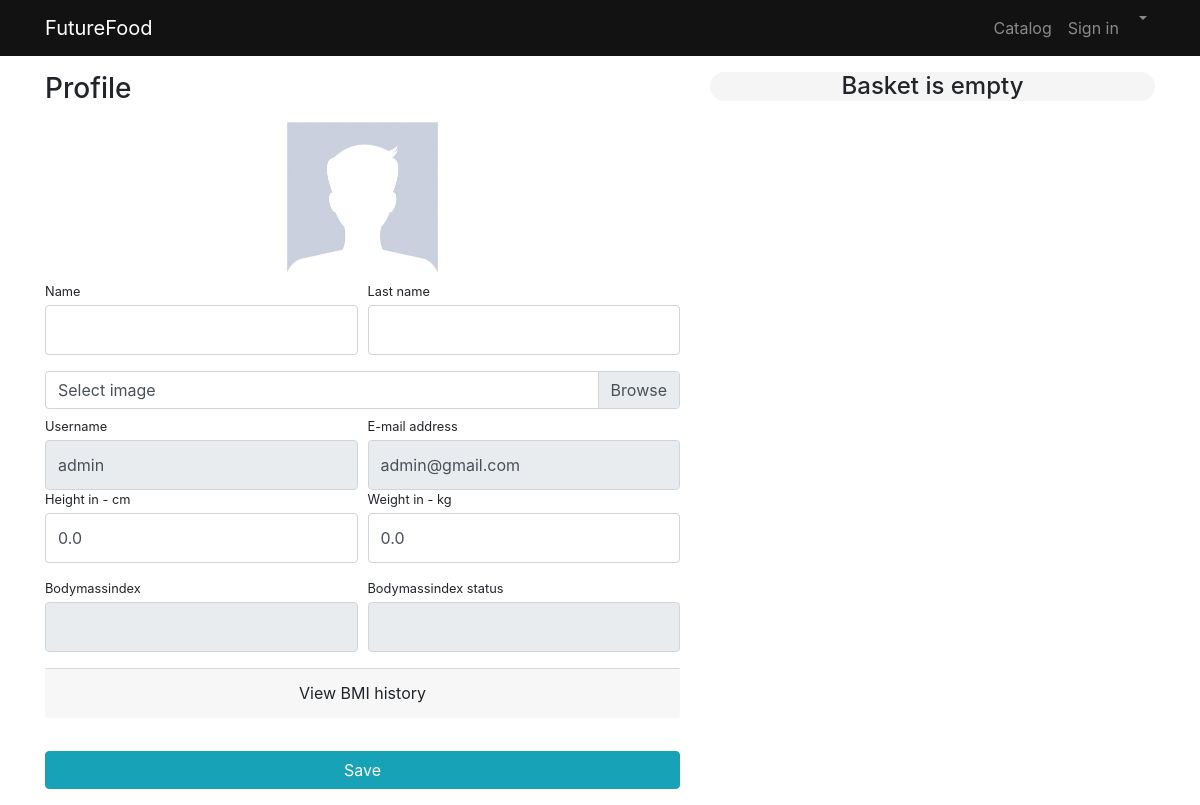
/users/profile/ (signed in), run on the app's committed database.
### users/models.py (models this page shows, shortened)
class User(AbstractUser):
    GENDERS = (
        ('m', 'Man'),
        ('w', 'Woman'),
        ('unknow', "I don't know")
    )
    gender = models.CharField('Sex', max_length=41,  choices=GENDERS, default='')
    image = models.ImageField(upload_to='users_images', null=True, blank=True)
    height = models.FloatField('height', default=0)
    weight = models.FloatField('weight', default=0)
    bmi = models.FloatField(null=True, blank=True)
    bmi_status = models.CharField(max_length=20, null=True, blank=True)
    bmi_history = models.JSONField(null=True, blank=True)
    weight_difference = models.CharField(max_length=100, null=True, blank=True)
    height_difference = models.CharField(max_length=100, null=True, blank=True)

### users/views.py (the view)
# urls.py: path('profile/', profile, name='profile'),
@login_required
def profile(request):
    if request.method == 'POST':
        form = UserProfileForm(instance=request.user,data=request.POST, files=request.FILES)
        if form.is_valid():
            form.save()
            messages.success(request, 'Congratulations! you have successfully changed the data!')
            return HttpResponseRedirect(reverse('users:profile'))
        else:
            print(form.errors)
    else:
        form = UserProfileForm(instance=request.user)
    context = {'titile': 'Store-Profile',
               'form': form,
               'baskets': Basket.objects.filter(user = request.user),
}
    return render(request, 'users/profile.html', context)

### users/templates/users/profile.html (shortened to what this page needs)
{% extends 'base.html' %}
{% load static %}
{% block css %}
    <link href="{% static 'vendor/css/profile.css'%}" rel="stylesheet">
{% endblock %}
{% block content %}
<div class="container">
    <div class="row">
        <div class="col-lg-7">
            <h3 class="mt-3 mb-3">Profile</h3>
            <div class="col-lg-12 text-center" style="width: 100%;height: 150px; margin-bottom: 10px">
                <img width=25%" height="100%"
                src="{% if user.image %} {{ user.image.url }} {% else %} {% static 'vendor/img/users/default_avatar.jpg' %} {% endif %}"
                class="">
            </div>
            <form action="{% url 'users:profile' %}" method="post" enctype="multipart/form-data">
                <div class="form-row">
                    <div class="col-lg-6">
                        <div class="form-group">
                            <label class="small mb-1" for="{{form.first_name.id_for_label}}">
                                Name
                            </label>
                            {{ form.first_name }}
                        </div>
                    </div>
                    <div class="col-lg-6">
                        <div class="form-group">
                            <label class="small mb-1" for="{{form.last_name.id_for_label}}">
                                Last name
                            </label>
                            {{ form.last_name}}
                        </div>
                    </div>
                </div>
                <div class="form-row mb-2">
                    <div class="col-lg-12">
                        <div class="custom-file">
                            <label class="custom-file-label" for="{{ form.image.id_for_label }}">
                                Select image
                            </label>
                        </div>
                    </div>
                </div>
                <div class="form-row">
                    <div class="col-lg-6">
                        <label class="small mb-1" for="{{ form.username.id_for_label }}">
                            Username
                        </label>
                        {{ form.username }}
                    </div>
                    <div class="col-lg-6">
                        <label class="small mb-1" for="{{ form.email.id_for_label }}">
                            E-mail address
                        </label>
                        {{ form.email }}
                    </div>
                    <div class="col-lg-6">
                        <div class="form-group">
                            <label class="small mb-1" for="{{form.height.id_for_label}}">
                                Height in - cm
                            </label>
                            {{ form.height}}
                        </div>
                    </div>
                    <div class="col-lg-6">
                        <div class="form-group">
                            <label class="small mb-1" for="{{form.weight.id_for_label}}">
                                Weight in - kg
                            </label>
                            {{ form.weight}}
                        </div>
                    </div>
                    <div class="col-lg-6">
                        <div class="form-group">
                                <label class="small mb-1" for="{{form.bmi.id_for_label}}">
                                    Bodymassindex
                                </label>
                                {{ form.bmi }}
                        </div>
                    </div>
                    <div class="col-lg-6">
                        <div class="form-group">
                            <label class="small mb-1" for="{{form.bmi_status.id_for_label}}">
                                Bodymassindex status
                            </label>
                            {{ form.bmi_status }}
                        </div>
                    </div>
                </div>
                <div class="form-row" style="margin-bottom: 0">
                        <div class="col-lg-12" style="margin-bottom: 0  ">
                            <a class="btn card-footer btn-block " href="{% url 'users:bmi_history' %}">View BMI history</a>
                        </div>
                </div>
                <div class="form-row">
                    <div class="col-lg-12" style="margin-top: 33px;">
                        <input class="btn btn-info btn-block" type="submit" value="Save">
                    </div>
                </div>
            </form>
        </div>
        <div class="col-lg-5">
            {% include 'baskets_page/baskets.html' %}
        </div>
    </div>
</div>
{% endblock %}

### data on the page
User: username "admin", email "admin@gmail.com", height "0.0", weight "0.0"
